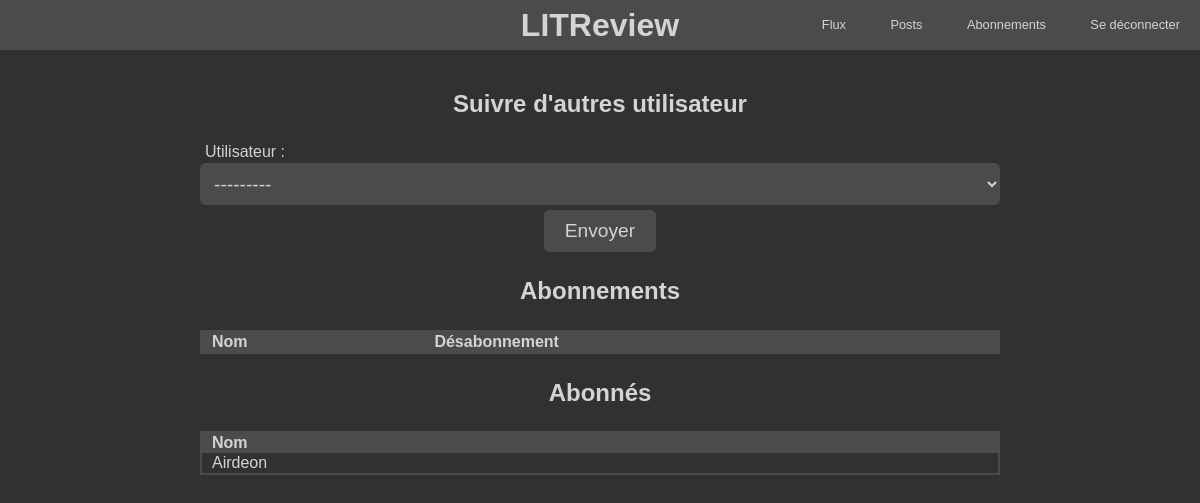
/Accounts/subscribe/ (signed in), run on an earlier commit of the app's database.
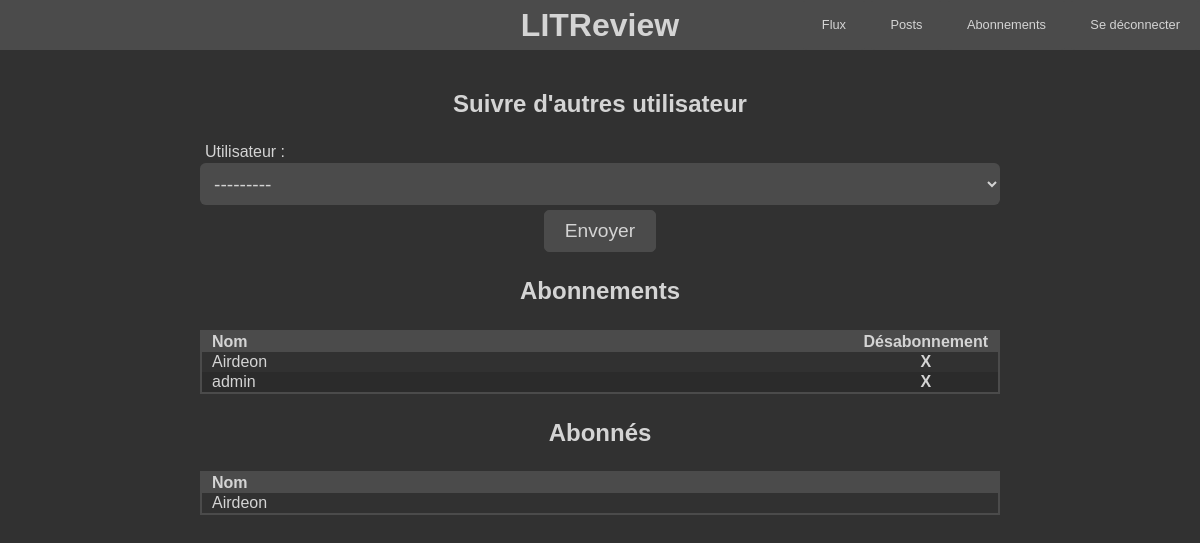
And on a later commit of the database.
### Accounts/models.py (models this page shows)
class UserFollows(models.Model):
    user = models.ForeignKey(User, on_delete=models.CASCADE, verbose_name="Utilisateur", related_name="following", default=1)
    followed_user = models.ForeignKey(User, on_delete=models.CASCADE, verbose_name="Utilisateur", related_name="followed_by")
    class Meta:
        unique_together = ("user", "followed_user")

### Accounts/views.py (the view, shortened to what this page needs)
# urls.py: path("subscribe/", SubscribeView.as_view(), name="subscribe"),
class SubscribeView(LoginRequiredMixin, CreateView):
    template_name = "Accounts/subscribe.html"
    model = UserFollows
    form_class = UserFollowForm
    def get_form_kwargs(self):
        kwargs = super(SubscribeView, self).get_form_kwargs()
        kwargs["request"] = self.request
        return kwargs
    def get_context_data(self, **kwargs):
        context = super().get_context_data(**kwargs)
        context["followed_user"] = self.model.objects.filter(user=self.request.user)
        context["follow_me"] = self.model.objects.filter(followed_user=self.request.user)
        print(context)
        return context

### Accounts/forms.py
class UserFollowForm(forms.ModelForm):
    def __init__(self, *args, **kwargs):
        self.request = kwargs.pop("request")
        super(UserFollowForm, self).__init__(*args, **kwargs)
        queryset = User.objects.exclude(username=self.request.user.username)
        userfollow = UserFollows.objects.filter(user=self.request.user)
        print(userfollow)
        for user in userfollow:
            queryset = queryset.exclude(id=user.followed_user.id)
        self.fields["followed_user"].queryset = queryset
    class Meta:
        model = UserFollows
        fields = ["followed_user"]

### Accounts/templates/Accounts/subscribe.html (shortened to what this page needs)
{% extends 'base.html' %}
{% load static %}
{% block content %}
<div class="row center">
    <h2>Suivre d'autres utilisateur</h2>
</div>
<form class="form" method="post">
    <div class="row">
        {{ form.followed_user }}{{ form.followed_user.label_tag }}{{ form.error.followed_user }}
    </div>
    <div class="row center"><input type="submit" value="Envoyer" class="button"></div>
</form>
<div class="row center">
    <h2>Abonnements</h2>
</div>
<div class="table_container">
    <table class="table_style">
        <thead>
            <tr>
                <th>Nom</th>
                <th>Désabonnement</th>
            </tr>
        </thead>
        <tbody>
            {% for user in followed_user %}
            <tr>
                <td class="full">
                    {{ user.followed_user }}
                </td>
                <td class="align_center">
                    <a href="/Accounts/unsubscribe/{{ user.followed_user.id }}/">X</a>
                </td>
            </tr>
            {% endfor %}
        </tbody>
    </table>
</div>
<div class="row center">
    <h2>Abonnés</h2>
</div>
<div class="table_container">
    <table class="table_style">
        <thead>
            <tr>
                <th>Nom</th>
            </tr>
        </thead>
        <tbody>
            {% for user in follow_me %}
            <tr>
                <td>
                    {{ user.user }}
                </td>
            </tr>
            {% endfor %}
        </tbody>
    </table>
</div>
{% endblock content %}

What changed in the data, as far as the page shows it:
added UserFollows: followed_user "Airdeon", shown under "Abonnements"
added UserFollows: followed_user "admin", shown under "Abonnements"
